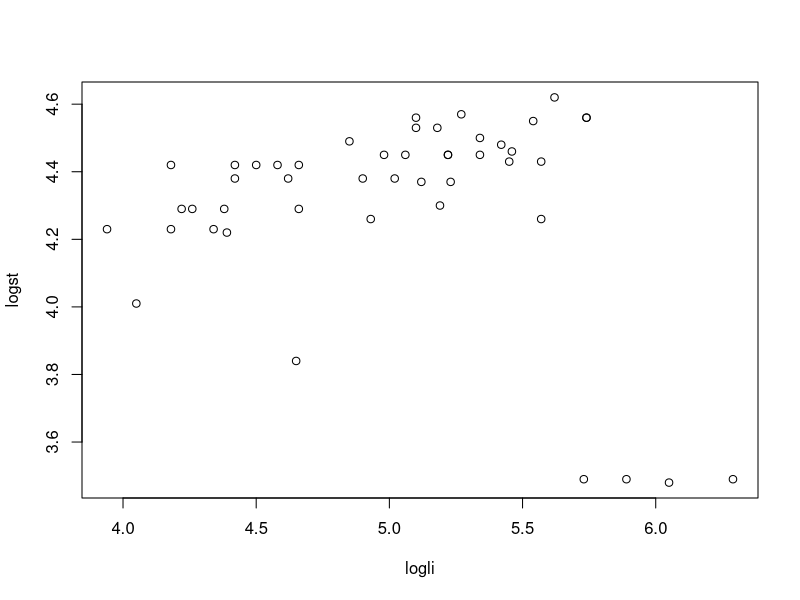

R code for this plot:
library(HSAUR3)


### Name: CYGOB1
### Title: CYG OB1 Star Cluster Data
### Aliases: CYGOB1
### Keywords: datasets

### ** Examples


  data("CYGOB1", package = "HSAUR3")
  plot(logst ~ logli, data = CYGOB1)
